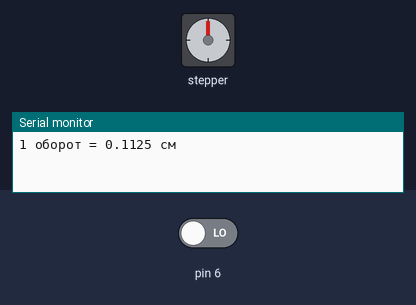
Recording of a sketch running on a simulated Arduino Uno, built with avr-gcc and run on an emulated ATmega328P. Shown: stepper motor, the last lines printed to the serial monitor. Wiring (inferred from the names in the program): stepper motor driver (200 steps per turn assumed): step pin 8; direction pin 9. The test bench sets the inputs (shaded band); at power-on: pin 6 LOW.

Above: at 1.2 s.
1.3 s: pin 6 driven HIGH
At 1.48 s:
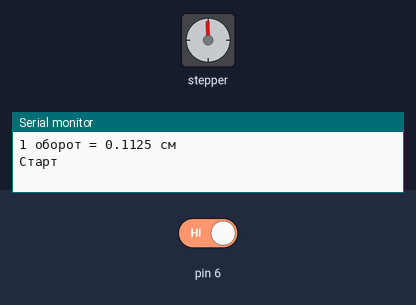
At 2.08 s:
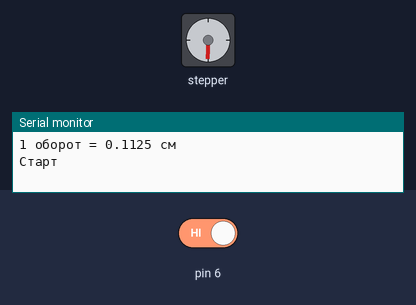
Timing chart, 0 to 19.0 s (numbered marks = the images above; inputs shaded):
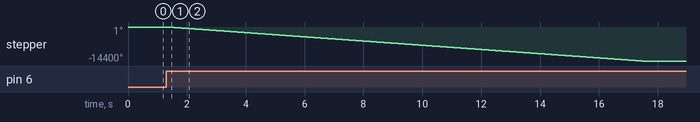

Measured:
- after the input at 1.3 s, stepper: turns 14400° counter-clockwise in 16.1 s, starting at once

The sketch:

01_calibration.ino
```cpp
//Пины управления шаговиком
#define STEP_PIN     8
#define DIR_PIN      9

const int   STEPS_PER_REV = 200;
const int   REVS_TEST     = 40;
float       DISTANCE_CM   = 4.5;

float cmPerRev;

void setup() {
  pinMode(STEP_PIN   , OUTPUT);
  pinMode(DIR_PIN    , OUTPUT);
  pinMode(6    , INPUT);
  Serial.begin(9600);

  digitalWrite(DIR_PIN, LOW);
  cmPerRev = DISTANCE_CM / REVS_TEST;  // см / обороты = см на 1 оборот
  Serial.print("1 оборот = ");
  Serial.print(cmPerRev, 4);
  Serial.println(" см");

}

void loop() {
//  Serial.println(digitalRead(6));
  if (digitalRead(6) == 1){

    delay(30);
    if (digitalRead(6) == 1){


      Serial.println("Старт");

      for(long i = 0; i < (long)REVS_TEST * STEPS_PER_REV; i++){
        digitalWrite(STEP_PIN  , HIGH);
        delay(1);
        digitalWrite(STEP_PIN  , LOW);
        delay(1);
      }

      Serial.print("Сделано оборотов: ");
      Serial.println(REVS_TEST);


      while (digitalRead(6) == 1);
      delay(50);
    }
  }

}
```
